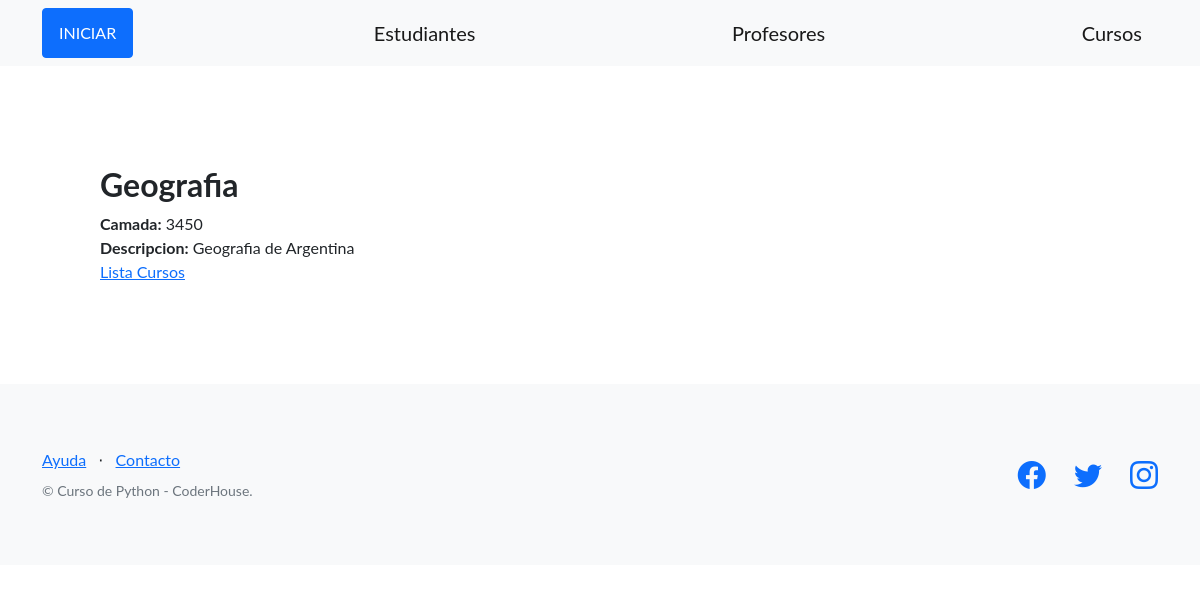
Page /curso/7/ on the committed database.
### AppCoder/models.py (models this page shows, shortened)
class Curso(models.Model):
    nombre = models.CharField(max_length=64)
    camada = models.IntegerField(default=0)
    descripcion = models.TextField(null=True)

### AppCoder/views.py (the view)
# urls.py: path('curso/<int:id>/', ver_curso, name="ver_curso"),
def ver_curso(request, id):
    curso = Curso.objects.get(id=id)
    contexto1= {
        'curso': curso
    }
    return render(
    request=request,
    template_name='AppCoder/detalle_curso.html',
    context=contexto1,
    )

### AppCoder/templates/AppCoder/detalle_curso.html
{% extends 'AppCoder/base.html' %}
{% block contenido %}
<h2>{{curso.nombre}}</h1>
<span>
 <b>Camada:</b>   {{curso.camada}}
</span>
<br>
{% if curso.descripcion %}
<span>
 <b>Descripcion:</b>   {{curso.descripcion}}
</span>
{% endif %}
<br>
<a href="{% url 'listar_curso' %}">Lista Cursos</a>
{% endblock contenido %}

### rows in the picture
Curso: nombre "Geografia", camada "3450", descripcion "Geografia de Argentina"
